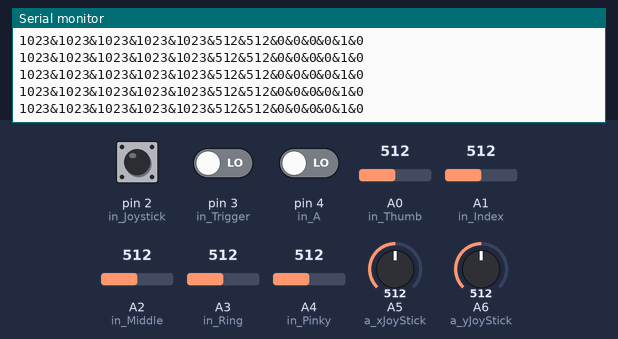
Bench run of a sketch on a simulated Arduino Nano, built with avr-gcc and run on an emulated ATmega328P. Parts: the last lines printed to the serial monitor. The test bench sets the inputs (shaded band); at power-on: A5 (a_xJoyStick) = 512, A2 (in_Middle) = 512, A0 (in_Thumb) = 512, pin 2 (in_Joystick) HIGH, pin 3 (in_Trigger) LOW, pin 4 (in_A) LOW, A1 (in_Index) = 512, A3 (in_Ring) = 512, A4 (in_Pinky) = 512, A6 (a_yJoyStick) = 512.

Above: at 1.2 s.
1.3 s: A5 (a_xJoyStick) set to 490
At 2.0 s:
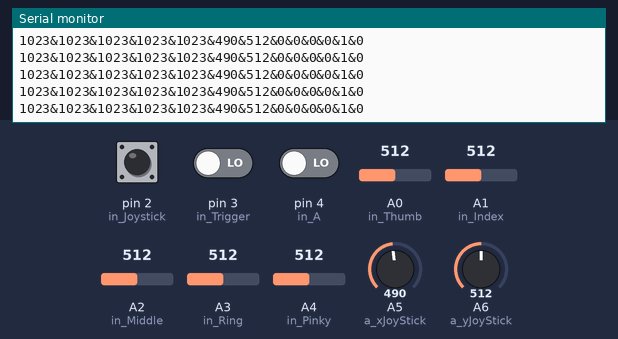
2.8 s: A2 (in_Middle) set to 490
5.8 s: A0 (in_Thumb) set to 490
8.8 s: A2 (in_Middle) set to 503
At 9.4 s:
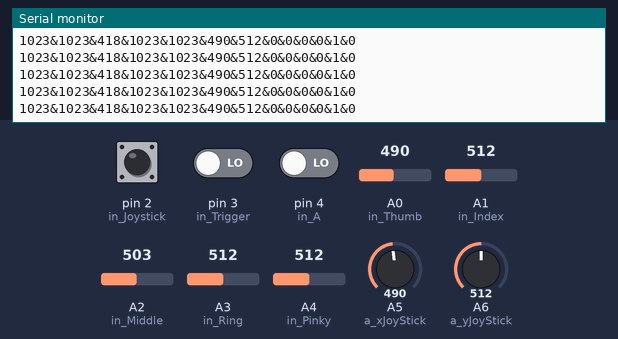
11.8 s: pin 2 (in_Joystick) pulled LOW for 0.15 s
13.4 s: A2 (in_Middle) set to 30
At 13.9 s:
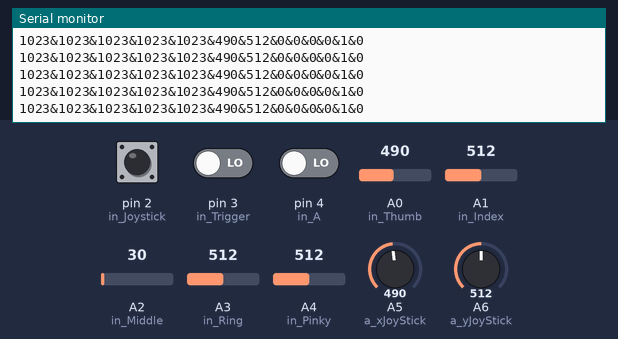

Measured:
- after the input at 1.3 s, the serial monitor: prints a new line at once (image 1)
- after the input at 8.8 s, the serial monitor: prints a new line at once (image 2)
- after the input at 13.4 s, the serial monitor: prints a new line at once (image 3)

The sketch:

main.ino
```cpp
const long unsigned int BAUD_RATE = 115200; //Baud rate

const long unsigned int DELAY_TIME = 5; //Amount to delay each loop

const int OFFSET = 1023;
const double ADJUSTED_SCALE = 1023; //The max limit for our adjusted output (see below)

const int THRESHOLD_GRAB = 500;
const int THRESHOLD_PINCH = 500;

const int in_Thumb = A0; //index finger pot
const int in_Index = A1; //middle finger pot
const int in_Middle = A2; //ring finger pot
const int in_Ring = A3; //pinkie finger pot
const int in_Pinky = A4; //pinkie finger pot

const int a_xJoyStick = A5; //x joystick
const int a_yJoyStick = A6; //y joystick

const int in_Joystick = 2; //Joystick button
const int in_Trigger = 3; //Trigger button
const int in_A = 4; //A button
const int in_B = 5;
//{each finger: {raw value, min, max, adjusted value}}
//Set the thumb value to the threshold for pinching - we don't have a thumb input.

int fingerValues[5][4] = {{0,1000,0,0},{0,1000,0,0},{0,1000,0,0},{0,1000,0,0},{0,1000,0,0}};


void setup() {
  pinMode(in_Joystick, INPUT_PULLUP);
  digitalWrite(in_Joystick, HIGH);
  pinMode(in_Trigger, INPUT);
  pinMode(in_A, INPUT);
  pinMode(in_B, INPUT);
  Serial.begin(BAUD_RATE);
}

void loop() {
  fingerValues[0][0] = analogRead(in_Thumb);
  fingerValues[1][0] = analogRead(in_Index);
  fingerValues[2][0] = analogRead(in_Middle);
  fingerValues[3][0] = analogRead(in_Ring);
  fingerValues[4][0] = analogRead(in_Pinky);

  //For most cases, fingers may not strech the entirety of the potentiometer, so we will want to scale it accordingly to how much of the potentiometer they use. This value will be between 0-1023.
  //To do this, we iterate over each finger, getting the minimum and maximum values for each of the fingers and finding the limits for how far they strech, then fit that range to the range of 0-1023.
  for(int i = 0; i < 5; i++) {

    if(fingerValues[i][0] < fingerValues[i][1]) { //Check if we have a min value
      fingerValues[i][1] = fingerValues[i][0];
    } else if(fingerValues[i][0] > fingerValues[i][2]) { //Check if we have a max value
      fingerValues[i][2] = fingerValues[i][0];
    }

    fingerValues[i][3] = OFFSET - round(scaleBetween(fingerValues[i][0],fingerValues[i][1],fingerValues[i][2])); //Scale to the desired amount
  }

  const int pinchVal = round((fingerValues[0][3] + fingerValues[1][3]) / 2);
  const int grabVal = round((pinchVal + fingerValues[2][3] + fingerValues[3][03] + fingerValues[4][3]) / 4);

  bool inGrab = false;
  bool inPinch = false;

  if(grabVal > THRESHOLD_GRAB) {
    inGrab = true;
  } else if(pinchVal > THRESHOLD_PINCH) {
    inPinch = true;
  }

  char stringToPrint[75];

  sprintf(stringToPrint, "%d&%d&%d&%d&%d&%d&%d&%d&%d&%d&%d&%d&%d\n", fingerValues[0][3], fingerValues[1][3], fingerValues[2][3], fingerValues[3][3], fingerValues[4][3], analogRead(a_xJoyStick), analogRead(a_yJoyStick), 1 - digitalRead(in_Joystick), digitalRead(in_Trigger), digitalRead(in_A), 0, inGrab ? 1 : 0, inPinch ? 1 : 0);

  Serial.print(stringToPrint);
  Serial.flush();

 delay(DELAY_TIME);
}

double scaleBetween(double val, double minVal, double maxVal) {
  //Get a percentage according to our adjusted scale, and return it
  return ((val - minVal)/(maxVal - minVal)) * ADJUSTED_SCALE;
}
```
